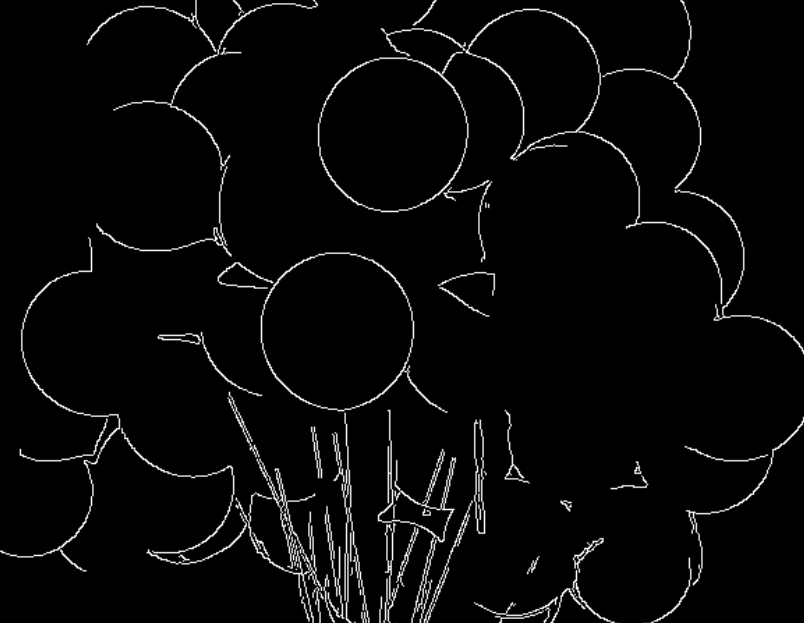
%> input picture matlab/滤波/5.png, 804 x 623 px
$ octave Untitled5.m   (GNU Octave 9; MATLAB toolbox functions it lacks are replaced by stand-ins)
%> lines starting %> are read from the running program, lines starting %| are printed output that depends on the picture; in (x1, y1, x2, y2) boxes, pixels count from 0 and x2, y2 are one past the last pixel; in counts of white or black regions, pixels touching at a corner belong together; the program's own positions count from 1
%读入图片
I=imread('5.png');
%> I is the input picture: size 623x804x3 uint8; min 0, max 255, mean 8
img=rgb2gray(I);

%均值滤波
H=ones(3,3)*0.111111;
img=imfilter(img,H,'same');
figure
imshow(img)
title('Mean-filter')

Prewitt=edge(img,'Prewitt',0.025);
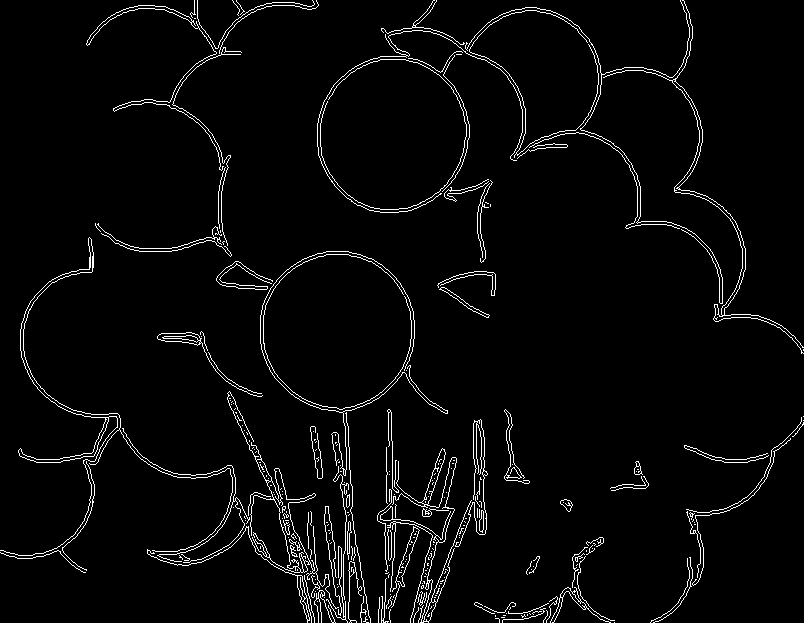
%> Prewitt: size 623x804 logical; 3.4% white in thin lines or dots
figure
imshow(Prewitt);
title('Prewitt');

LOG=edge(img,'LOG',0.0015);
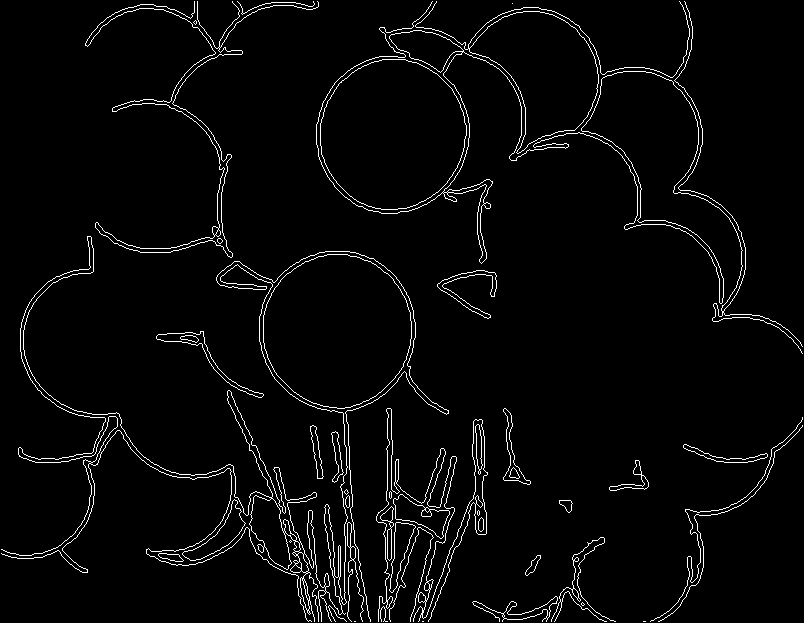
%> LOG: size 623x804 logical; 3.1% white in thin lines or dots
figure
imshow(LOG);
title('高斯-拉普拉斯')

Canny=edge(img,'Canny',0.025);
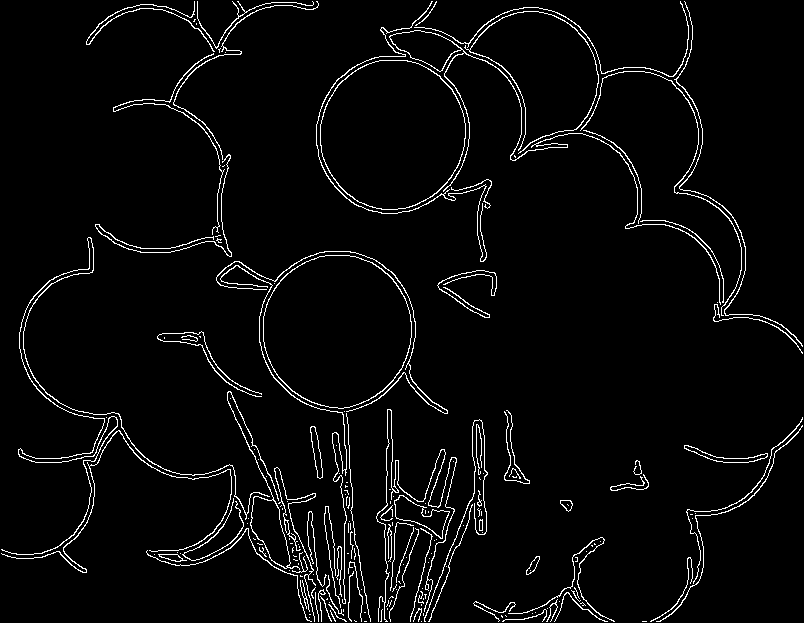
%> Canny: size 623x804 logical; 3.7% white in thin lines or dots
figure
imshow(Canny);
title('Canny')

Roberts=edge(img,'Roberts',0.022);
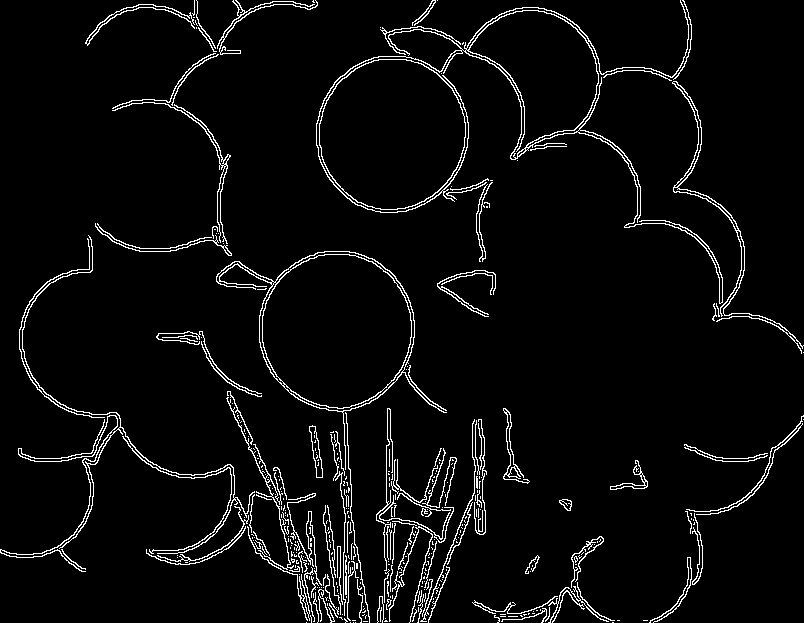
%> Roberts: size 623x804 logical; 4.4% white in thin lines or dots
figure
imshow(Roberts);
title('Robert')

Sobel=edge(img,'Sobel',0.022);
%> Sobel: size 623x804 logical; 3.3% white in thin lines or dots
figure
imshow(Sobel);
title('Sobel')

$ run again, with matlab/滤波/4.png copied over matlab/滤波/5.png
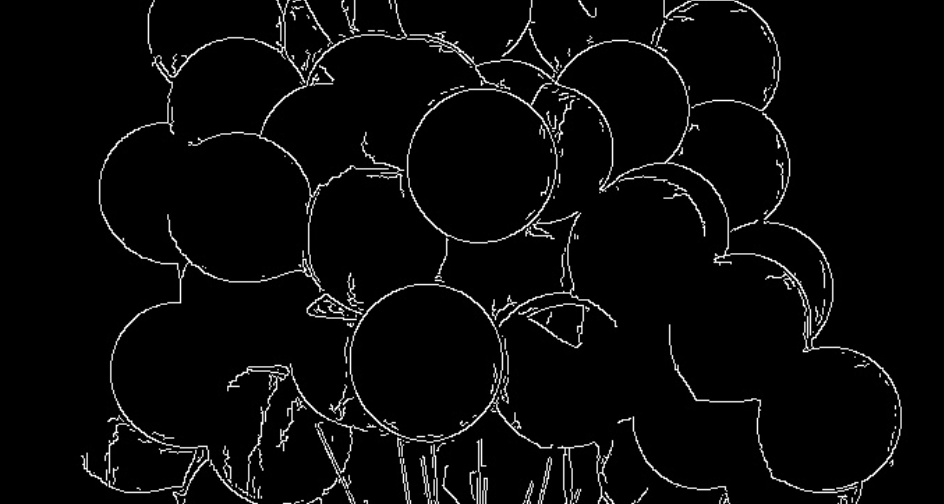
%> input picture matlab/滤波/4.png, 944 x 504 px
%> I is the input picture: size 504x944x3 uint8; min 0, max 255, mean 9.5
%> `Prewitt=edge(img,'Prewitt',0.025);`:
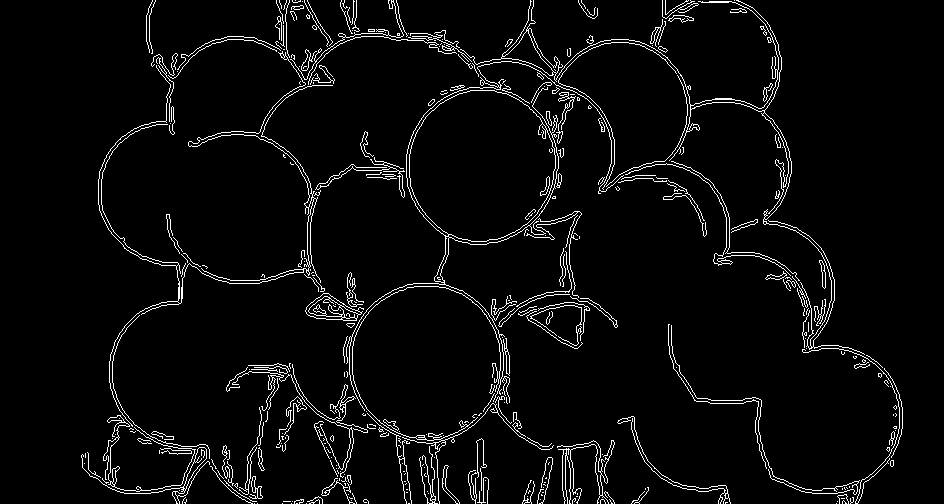
%> Prewitt: size 504x944 logical; 4.2% white in thin lines or dots, all inside (x1, y1, x2, y2) = (81, 0, 903, 504)
%> LOG: size 504x944 logical; 3.9% white in thin lines or dots, all inside (x1, y1, x2, y2) = (80, 1, 903, 503)
%> `Roberts=edge(img,'Roberts',0.022);`:
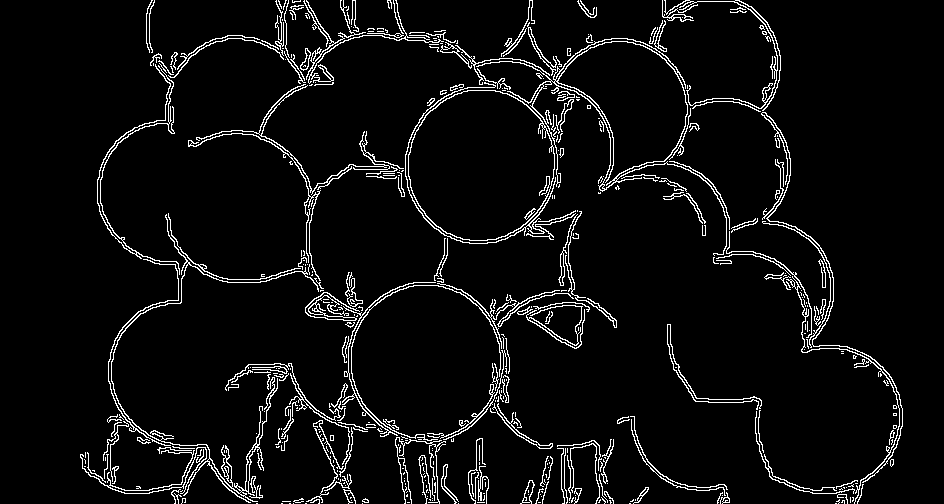
%> Roberts: size 504x944 logical; 5.4% white in thin lines or dots, all inside (x1, y1, x2, y2) = (80, 0, 903, 504)
